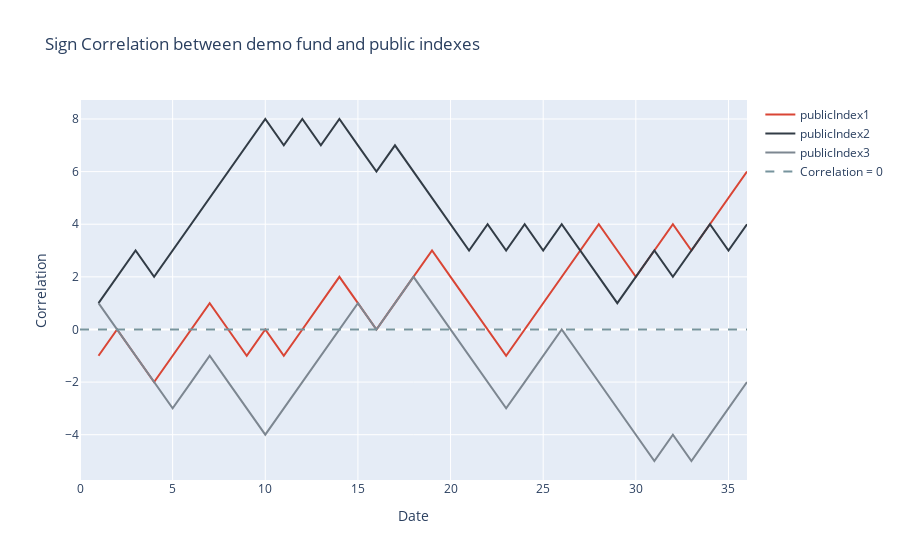

The cell this chart's notebook holds for it:
### Markdown cell above
### Calculating Sign correlation with SignCorrelation

Calculates the Sign correlation of an index against the market. Inherits from RollingCorrelation and follows the same functionning.

Uses a from_data() constructor that produces a graph directly if show_plot=True. 

Requires an array of returns and a dataframe/array of public indexes to compare to.

### Code cell
signcorr = SignCorrelation.from_data(demo_df["returns"], demo_df.loc[:, index_list], show_plot=False)
signcorr.fig.update_layout(title="Sign Correlation between demo fund and public indexes")

### Figure 1 — Plotly figure (JSON) as saved in the notebook; plotly's stock layout.template omitted (floating-point values rounded to 4 significant figures)
{"data": [{"marker": {"color": "#D94535"}, "mode": "lines", "name": "publicIndex1", "type": "scatter", "x": [0, 1, 2, 3, 4, 5, 6, 7, 8, 9, 10, 11, 12, 13, 14, 15, 16, 17, 18, 19, 20, 21, 22, 23, 24, 25, 26, 27, 28, 29, 30, 31, 32, 33, 34, 35, 36], "y": [null, -1, 0, -1, -2, -1, 0, 1, 0, -1, 0, -1, 0, 1, 2, 1, 0, 1, 2, 3, 2, 1, 0, -1, 0, 1, 2, 3, 4, 3, 2, 3, 4, 3, 4, 5, 6]}, {"marker": {"color": "#323C46"}, "mode": "lines", "name": "publicIndex2", "type": "scatter", "x": [0, 1, 2, 3, 4, 5, 6, 7, 8, 9, 10, 11, 12, 13, 14, 15, 16, 17, 18, 19, 20, 21, 22, 23, 24, 25, 26, 27, 28, 29, 30, 31, 32, 33, 34, 35, 36], "y": [null, 1, 2, 3, 2, 3, 4, 5, 6, 7, 8, 7, 8, 7, 8, 7, 6, 7, 6, 5, 4, 3, 4, 3, 4, 3, 4, 3, 2, 1, 2, 3, 2, 3, 4, 3, 4]}, {"marker": {"color": "#7d8791"}, "mode": "lines", "name": "publicIndex3", "type": "scatter", "x": [0, 1, 2, 3, 4, 5, 6, 7, 8, 9, 10, 11, 12, 13, 14, 15, 16, 17, 18, 19, 20, 21, 22, 23, 24, 25, 26, 27, 28, 29, 30, 31, 32, 33, 34, 35, 36], "y": [null, 1, 0, -1, -2, -3, -2, -1, -2, -3, -4, -3, -2, -1, 0, 1, 0, 1, 2, 1, 0, -1, -2, -3, -2, -1, 0, -1, -2, -3, -4, -5, -4, -5, -4, -3, -2]}, {"line": {"dash": "dash"}, "marker": {"color": "#77949d"}, "mode": "lines", "name": "Correlation = 0", "type": "scatter", "x": [0, 36], "y": [0, 0]}], "layout": {"title": {"text": "Sign Correlation between demo fund and public indexes"}, "xaxis": {"tickmode": "array", "ticktext": [0, 5, 10, 15, 20, 25, 30, 35], "tickvals": [0, 5, 10, 15, 20, 25, 30, 35], "title": {"text": "Date"}}, "yaxis": {"title": {"text": "Correlation"}}}}
